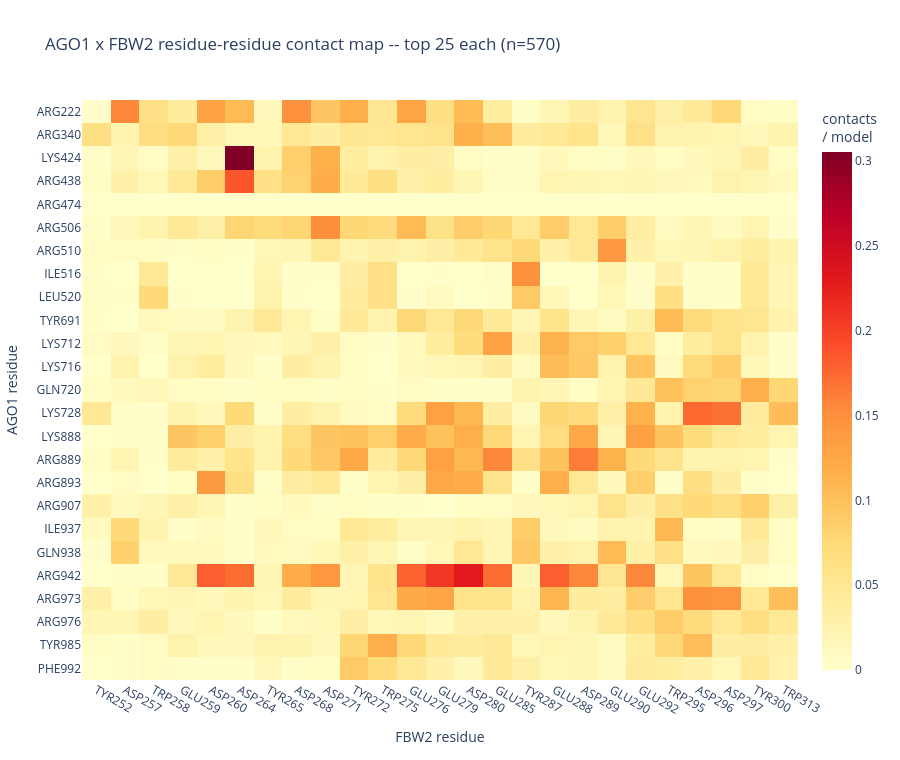

Notebook cell for this chart:
### Code cell
if not bc.empty and len(top_rec) and len(top_lig):
    tr = top_rec["resnr"].tolist(); tl = top_lig["resnr_lig"].tolist()
    pair = bc[bc["resnr"].isin(tr) & bc["resnr_lig"].isin(tl)]
    mat = (pair.groupby(["resnr", "resnr_lig"], observed=True).size()
           .div(n_norm).unstack(fill_value=0)
           .reindex(index=sorted(tr), columns=sorted(tl), fill_value=0))
    rtick = {int(r): f"{bc.loc[bc['resnr']==r,'restype'].iloc[0]}{int(r)}" for r in mat.index}
    ltick = {int(c): f"{bc.loc[bc['resnr_lig']==c,'restype_lig'].iloc[0]}{int(c)}" for c in mat.columns}
    fig = go.Figure(go.Heatmap(z=mat.values, x=[ltick[c] for c in mat.columns], y=[rtick[r] for r in mat.index],
        colorscale="YlOrRd", hovertemplate=f"{RECEPTOR_NAME} %{{y}}<br>{partner_name} %{{x}}<br>%{{z:.3f}}/model<extra></extra>",
        colorbar=dict(title="contacts<br>/ model")))
    fig.update_layout(title=f"{RECEPTOR_NAME} x {partner_name} residue-residue contact map -- top {TOP_N} each (n={n_norm})",
        xaxis_title=f"{partner_name} residue", yaxis_title=f"{RECEPTOR_NAME} residue",
        yaxis=dict(autorange="reversed"), template=TEMPLATE, width=900, height=760)
    save_fig(fig, f"{RECEPTOR_NAME.lower()}_{partner_name.lower()}_residue_contact_map.html", "residue_interface")

### Figure 1 — Plotly figure (JSON) as saved in the notebook; plotly's stock layout.template omitted (floating-point values rounded to 4 significant figures; data arrays with more than 128 entries replaced by an {"elided": "..."} marker saying what was removed)
{"data": [{"colorbar": {"title": {"text": "contacts<br>/ model"}}, "colorscale": [[0.0, "rgb(255,255,204)"], [0.125, "rgb(255,237,160)"], [0.25, "rgb(254,217,118)"], [0.375, "rgb(254,178,76)"], [0.5, "rgb(253,141,60)"], [0.625, "rgb(252,78,42)"], [0.75, "rgb(227,26,28)"], [0.875, "rgb(189,0,38)"], [1.0, "rgb(128,0,38)"]], "hovertemplate": "AGO1 %{y}<br>FBW2 %{x}<br>%{z:.3f}/model<extra></extra>", "type": "heatmap", "x": ["TYR252", "ASP257", "TRP258", "GLU259", "ASP260", "ASP264", "TYR265", "ASP268", "ASP271", "TYR272", "TRP275", "GLU276", "GLU279", "ASP280", "GLU285", "TYR287", "GLU288", "ASP289", "GLU290", "GLU292", "TRP295", "ASP296", "ASP297", "TYR300", "TRP313"], "y": ["ARG222", "ARG340", "LYS424", "ARG438", "ARG474", "ARG506", "ARG510", "ILE516", "LEU520", "TYR691", "LYS712", "LYS716", "GLN720", "LYS728", "LYS888", "ARG889", "ARG893", "ARG907", "ILE937", "GLN938", "ARG942", "ARG973", "ARG976", "TYR985", "PHE992"], "z": {"elided": "25x25 float values"}}], "layout": {"height": 760, "title": {"text": "AGO1 x FBW2 residue-residue contact map -- top 25 each (n=570)"}, "width": 900, "xaxis": {"title": {"text": "FBW2 residue"}}, "yaxis": {"autorange": "reversed", "title": {"text": "AGO1 residue"}}}}
